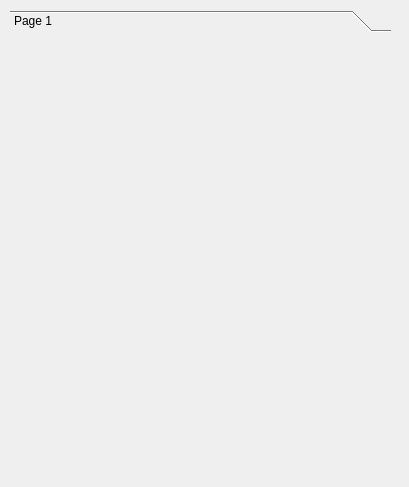
<?xml version="1.0" encoding="UTF-8"?>
<ui version="4.0">
 <class>ApplyList</class>
 <widget class="QWidget" name="ApplyList">
  <property name="geometry">
   <rect>
    <x>0</x>
    <y>0</y>
    <width>409</width>
    <height>487</height>
   </rect>
  </property>
  <property name="windowTitle">
   <string>Form</string>
  </property>
  <widget class="QToolBox" name="toolBox_Applys">
   <property name="geometry">
    <rect>
     <x>10</x>
     <y>10</y>
     <width>381</width>
     <height>471</height>
    </rect>
   </property>
   <property name="currentIndex">
    <number>0</number>
   </property>
   <widget class="QWidget" name="page">
    <property name="geometry">
     <rect>
      <x>0</x>
      <y>0</y>
      <width>381</width>
      <height>438</height>
     </rect>
    </property>
    <attribute name="label">
     <string>Page 1</string>
    </attribute>
   </widget>
  </widget>
 </widget>
 <resources/>
 <connections/>
</ui>
